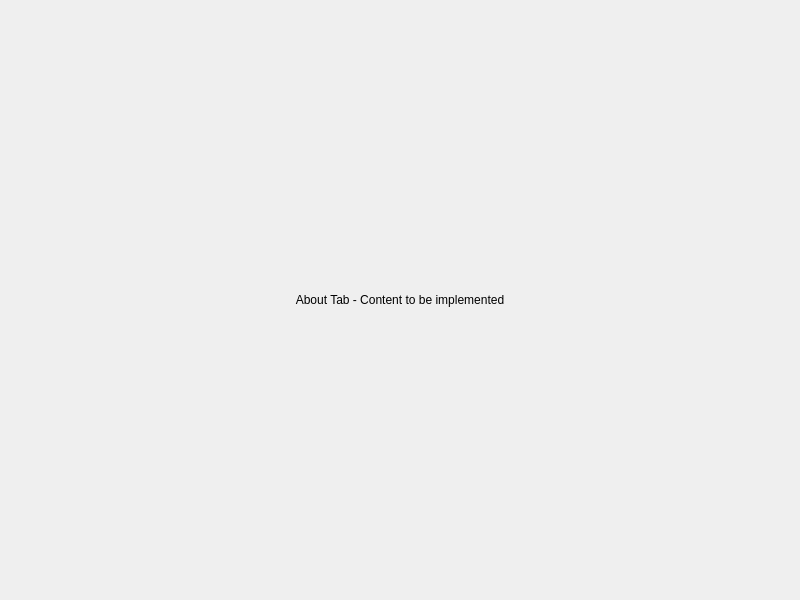
<?xml version="1.0" encoding="UTF-8"?>
<ui version="4.0">
 <class>AboutTab</class>
 <widget class="QWidget" name="AboutTab">
  <property name="geometry">
   <rect>
    <x>0</x>
    <y>0</y>
    <width>800</width>
    <height>600</height>
   </rect>
  </property>
  <property name="windowTitle">
   <string>About</string>
  </property>
  <layout class="QVBoxLayout" name="verticalLayout">
   <item>
    <widget class="QLabel" name="label">
     <property name="text">
      <string>About Tab - Content to be implemented</string>
     </property>
     <property name="alignment">
      <set>Qt::AlignCenter</set>
     </property>
    </widget>
   </item>
  </layout>
 </widget>
 <resources/>
 <connections/>
</ui>
